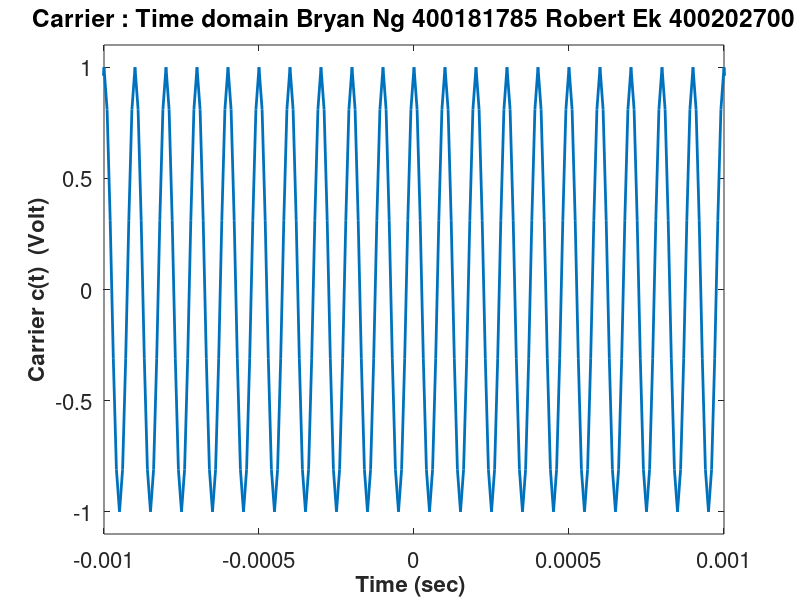
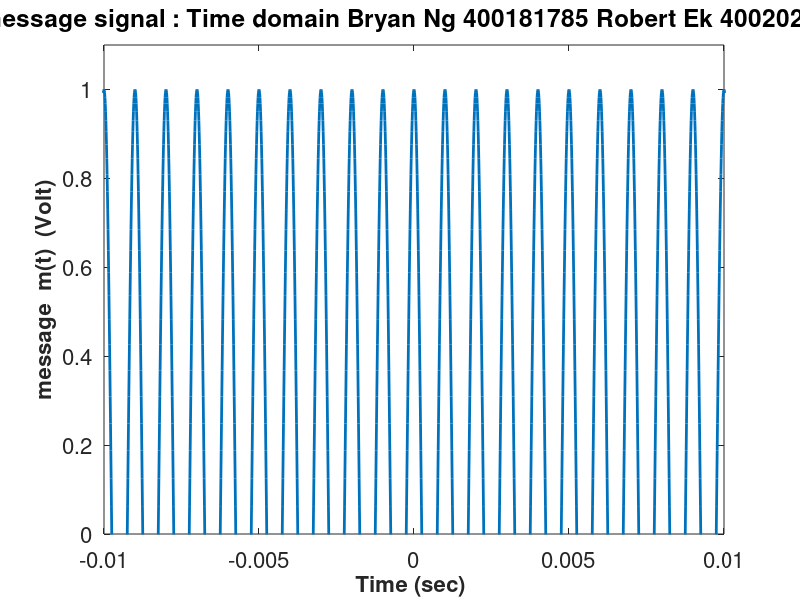
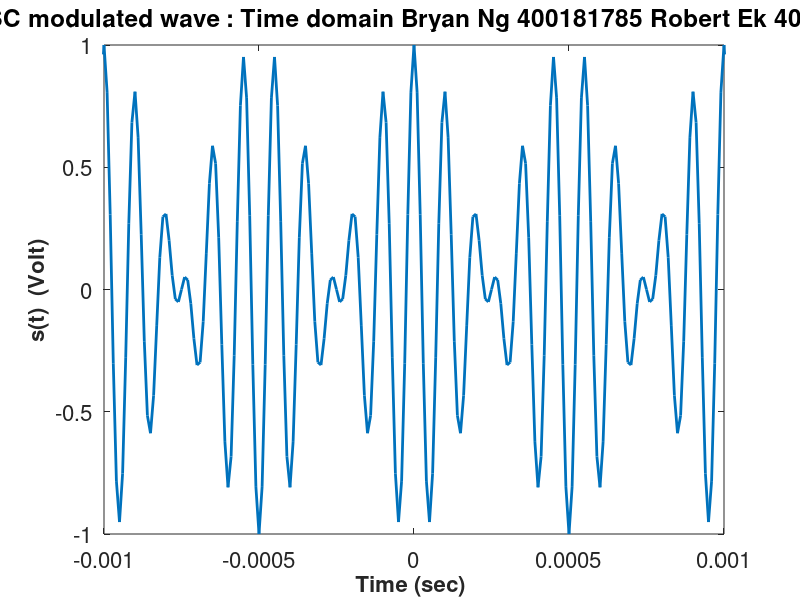
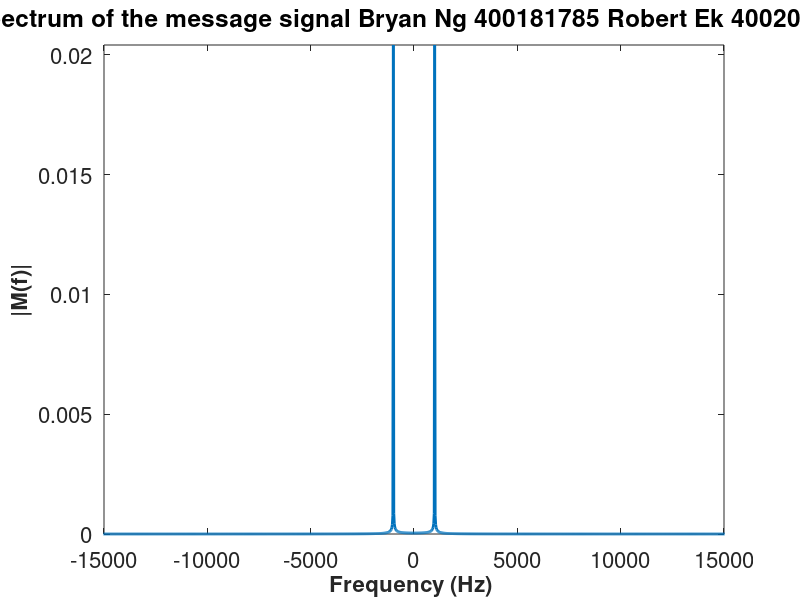

Source code (MATLAB) for these figures, in order:
clear
hold off
format long e
N = 4096; %No. of FFT samples
sampling_rate = 100.0e3; %unit Hz
tstep = 1/sampling_rate;
tmax = N*tstep/2;

tmin = -tmax;
tt = tmin:tstep:tmax-tstep;
fmax = sampling_rate/2; 
fmin = -fmax;
fstep = (fmax-fmin)/N;
freq = fmin:fstep:fmax-fstep;

fc=10e3;
Ac = 1;
Am = 1;
fm=1e3;

%carrier
ct=Ac*cos(2*pi*fc*tt);

%message
mt = Am*cos(2*pi*fm*tt);

%DSB-SC modulated
st = mt.*ct;

%plot the carrier signal
figure(1)
Hp1 = plot(tt,ct);
set(Hp1,'LineWidth',2)
Ha = gca;
set(Ha,'Fontsize',16)
Hx=xlabel('Time (sec) ');
set(Hx,'FontWeight','bold','Fontsize',16)
Hx=ylabel('Carrier c(t)  (Volt)');
set(Hx,'FontWeight','bold','Fontsize',16)
title('Carrier : Time domain Bryan Ng 400181785 Robert Ek 400202700');
axis([-1e-3 1e-3 -1.1 1.1])
pause(1)

%plot the message signal
figure(2)
Hp1 = plot(tt,mt);
set(Hp1,'LineWidth',2)
Ha = gca;
set(Ha,'Fontsize',16)
Hx=xlabel('Time (sec) ');
set(Hx,'FontWeight','bold','Fontsize',16)
Hx=ylabel('message  m(t)  (Volt)');
set(Hx,'FontWeight','bold','Fontsize',16)
title('message signal : Time domain Bryan Ng 400181785 Robert Ek 400202700');
axis([-0.01 0.01 0 1.1])
pause(1)

%plot DSB-SC modulated wave
figure(3)
Hp1 = plot(tt,st);
set(Hp1,'LineWidth',2)
Ha = gca;
set(Ha,'Fontsize',16)
Hx=xlabel('Time (sec) ');
set(Hx,'FontWeight','bold','Fontsize',16)
Hx=ylabel('s(t)  (Volt)');
set(Hx,'FontWeight','bold','Fontsize',16)
title('DSB-SC modulated wave : Time domain Bryan Ng 400181785 Robert Ek 400202700');
axis([-10/fc 10/fc min(st) max(st)])
pause(1)
Mf = fftshift(fft(fftshift(mt)))/(2*fmax);
figure(4)
%The amplitude of the spectrum is different from the Fourier transform
%amplitude due to discretization of discrete Fourier transform

%spectrum of message signal
Hp1=plot(freq,abs(Mf));
set(Hp1,'LineWidth',2)
Ha = gca;
set(Ha,'Fontsize',16)
Hx=xlabel('Frequency (Hz) ');
set(Hx,'FontWeight','bold','Fontsize',16)
Hx=ylabel('|M(f)|');
set(Hx,'FontWeight','bold','Fontsize',16)
title('Spectrum of the message signal Bryan Ng 400181785 Robert Ek 400202700');
axis ([-15e3 15e3 0 max(abs(Mf))])
pause(1)

%spectrum of DSB-SC wave
Sf = fftshift(fft(fftshift(st)))/(2*fmax);
figure(5)
Hp1=plot(freq,abs(Sf));
set(Hp1,'LineWidth',2)
Ha = gca;
set(Ha,'Fontsize',16)
Hx=xlabel('Frequency (Hz) ');
set(Hx,'FontWeight','bold','Fontsize',16)
Hx=ylabel('|S(f)|');
set(Hx,'FontWeight','bold','Fontsize',16)
title('Spectrum of the DSB-SC wave S(f) Bryan Ng 400181785 Robert Ek 400202700');
axis ([-30e3 30e3 0 max(abs(Sf))])
pause(1)

%DSB-SC demodulation

%Local oscillator at the receiver perfectly synchronized
thet=45;
lo = cos(2*pi*fc*tt + thet); 
st1 = st .* lo;
figure(6)
Hp1=plot(tt,st1);
set(Hp1,'LineWidth',2)
Ha = gca;
set(Ha,'Fontsize',16)
Hx=xlabel('Time (sec) ');
set(Hx,'FontWeight','bold','Fontsize',16)
Hx=ylabel('  s hat(t)  (Volt)');
set(Hx,'FontWeight','bold','Fontsize',16)
title('signal after remodulation at Rx, s hat(t) : Time domain Bryan Ng 400181785 Robert Ek 400202700');
axis([-10/fc 10/fc min(st1) max(st1)])
pause(1)
Sf1 = fftshift(fft(fftshift(st1)))/(2*fmax);
figure(7)
Hp1=plot(freq,abs(Sf1));
set(Hp1,'LineWidth',2)
Ha = gca;
set(Ha,'Fontsize',16)
Hx=xlabel('Frequency (Hz) ');
set(Hx,'FontWeight','bold','Fontsize',16)
Hx=ylabel('|S hat(f)|');
set(Hx,'FontWeight','bold','Fontsize',16)
title('Spectrum S hat(f) Bryan Ng 400181785 Robert Ek 400202700');
axis ([-50e3 50e3 0 max(abs(Sf1))])
pause(1)
%Low pass filtering
f_cutoff = 15e3;
%ideal low pass filter
n=1;
for f = freq
    if abs(f) < f_cutoff
        Hf(n) = 1;
    else
        Hf(n) = 0;
    end
n=n+1;
end
Mf1 = Sf1 .* Hf;
mt1 = 2*fmax*fftshift(ifft(fftshift(Mf1)));
figure(8)
Hp1=plot(tt,mt1,'r',tt,mt*0.5,'g.');
set(Hp1,'LineWidth',2)
Ha = gca;
set(Ha,'Fontsize',16)
Hx=xlabel('Time (sec) ');
set(Hx,'FontWeight','bold','Fontsize',16)
Hx=ylabel('m hat(t)(Volt)');
set(Hx,'FontWeight','bold','Fontsize',16)
title('Output of low pass filter,  m hat(t)  : Time domain Bryan Ng 400181785 Robert Ek 400202700' );
axis([-0.01 0.01 min(mt*0.5) max(mt*0.5)])
legend('LPF output', 'message sig');












     
